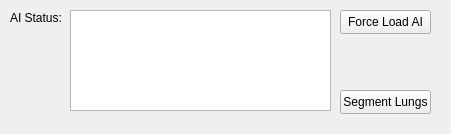
<?xml version="1.0" encoding="UTF-8"?>
<ui version="4.0">
 <class>tabLungAIWidget</class>
 <widget class="QWidget" name="tabLungAIWidget">
  <property name="geometry">
   <rect>
    <x>0</x>
    <y>0</y>
    <width>451</width>
    <height>134</height>
   </rect>
  </property>
  <property name="windowTitle">
   <string>Form</string>
  </property>
  <widget class="QLabel" name="lungAIStatusLabel">
   <property name="geometry">
    <rect>
     <x>10</x>
     <y>10</y>
     <width>61</width>
     <height>16</height>
    </rect>
   </property>
   <property name="text">
    <string>AI Status:</string>
   </property>
  </widget>
  <widget class="QTextBrowser" name="lungAIStatusTextBrowser">
   <property name="geometry">
    <rect>
     <x>70</x>
     <y>10</y>
     <width>261</width>
     <height>101</height>
    </rect>
   </property>
  </widget>
  <widget class="QPushButton" name="lungAIForceLoadButton">
   <property name="geometry">
    <rect>
     <x>340</x>
     <y>10</y>
     <width>91</width>
     <height>24</height>
    </rect>
   </property>
   <property name="text">
    <string>Force Load AI</string>
   </property>
  </widget>
  <widget class="QPushButton" name="lungAISegmentButton">
   <property name="geometry">
    <rect>
     <x>340</x>
     <y>90</y>
     <width>91</width>
     <height>24</height>
    </rect>
   </property>
   <property name="text">
    <string>Segment Lungs</string>
   </property>
  </widget>
 </widget>
 <resources/>
 <connections/>
</ui>
